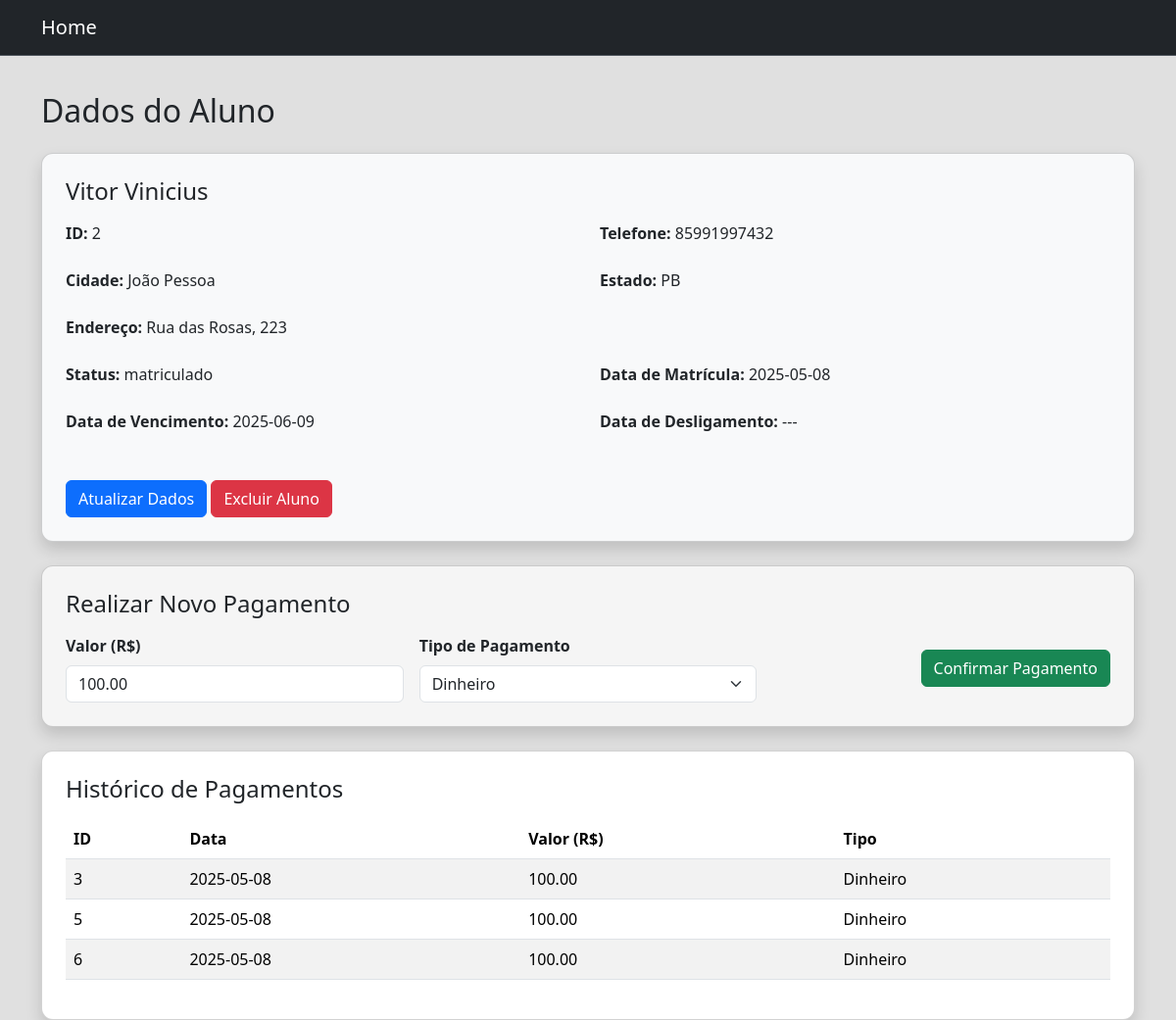
The app's page /aluno/2 with its own data.
### tables this page shows
CREATE TABLE alunos (id INTEGER PRIMARY KEY, 
                                                                    nome TEXT NOT NULL, 
                                                                    endereco TEXT NOT NULL,
                                                                    cidade TEXT NOT NULL,
                                                                    estado TEXT NOT NULL CHECK (LENGTH(estado) = 2),
                                                                    telefone TEXT NOT NULL UNIQUE,
                                                                    status TEXT NOT NULL,
                                                                    data_matricula DATE,
                                                                    data_vencimento DATE,
                                                                    data_desligamento DATE);

CREATE TABLE pagamentos(id_pagamentos INTEGER PRIMARY KEY,
                                                                        data_pagamento DATE NOT NULL,
                                                                        id_aluno INTEGER NOT NULL,
                                                                        valor_pagamento REAL NOT NULL,
                                                                        tipo_pagamento TEXT NOT NULL,
                                                                        FOREIGN KEY (id_aluno) REFERENCES alunos(id));

### app/views.py (the view, shortened to what this page needs)
@app.route("/aluno/<int:id>", methods=["GET"])
def dados_aluno(id):
    alunos = db.listar_alunos()
    for a in alunos:
        if a[0] == id:
            aluno = a
    pagamentos = db.listar_pagamentos(id)
    return render_template('aluno.html', title = "Dados do Aluno", aluno = aluno, pagamentos = pagamentos)

### app/models.py (called while the page is built)
    def abrir_conexao(self):
        try:
            self.connect = sqlite3.connect("database.db")
        except sqlite3.Error as erro:
            print(f"Ocorreu um erro ao abrir o banco de dodos {erro}")

    def fechar_conexao(self):
        try:
            self.connect.close()
            print("Banco foi fechado com sucesso")
        except sqlite3.Error as erro:
            print(f"falha ao fechar o banco {erro}")

    def listar_alunos(self):
        self.abrir_conexao()
        select_query = """ SELECT * FROM alunos """
        alunos = []
        try:
            cursor = self.connect.cursor()
            cursor.execute(select_query)
            alunos = cursor.fetchall()
        except sqlite3.Error as erro:
             print(f"falha ao listar os dados{erro}")
        finally:
            if self.connect:
                cursor.close()
                self.fechar_conexao()
            return alunos

    def listar_pagamentos(self, id_aluno):
        self.abrir_conexao()
        select_query = """ SELECT * FROM pagamentos WHERE id_aluno = ?"""
        pagamentos = []
        try:
            cursor = self.connect.cursor()
            cursor.execute(select_query, (id_aluno,))
            pagamentos = cursor.fetchall()
        except sqlite3.Error as erro:
            print(f"Erro ao listar pagamentos: {erro}")
        finally:
            if self.connect:
                cursor.close()
                self.fechar_conexao()
            return pagamentos

### app/templates/aluno.html (shortened to what this page needs)
{% extends 'layout.html' %}
{% block content %}
<div class="container mt-4">
    <h2 class="mb-4">Dados do Aluno</h2>
    <div class="card shadow p-4 mb-4 bg-light">
        <h4 class="card-title mb-3">{{ aluno[1] }}</h4>
        <div class="row mb-2">
            <div class="col-md-6">
                <p><strong>ID:</strong> {{ aluno[0] }}</p>
            </div>
            <div class="col-md-6">
                <p><strong>Telefone:</strong> {{ aluno[5] }}</p>
            </div>
        </div>
        <div class="row mb-2">
            <div class="col-md-6">
                <p><strong>Cidade:</strong> {{ aluno[3] }}</p>
            </div>
            <div class="col-md-6">
                <p><strong>Estado:</strong> {{ aluno[4] }}</p>
            </div>
        </div>
        <div class="row mb-2">
            <div class="col-md-12">
                <p><strong>Endereço:</strong> {{ aluno[2] }}</p>
            </div>
        </div>
        <div class="row mb-2">
            <div class="col-md-6">
                <p><strong>Status:</strong> {{ aluno[6] }}</p>
            </div>
            <div class="col-md-6">
                <p><strong>Data de Matrícula:</strong> {{ aluno[7] or '---' }}</p>
            </div>
        </div>
        <div class="row mb-2">
            <div class="col-md-6">
                <p><strong>Data de Vencimento:</strong> {{ aluno[8] or '---' }}</p>
            </div>
            <div class="col-md-6">
                <p><strong>Data de Desligamento:</strong> {{ aluno[9] or '---' }}</p>
            </div>
        </div>
        <div class="mt-4">
            <a href="{{ url_for('atualizar_dados_aluno', id=aluno[0]) }}" class="btn btn-primary">Atualizar Dados</a>
            <a href="" class="btn btn-danger" data-bs-target="#deletar" data-bs-toggle="modal">
                Excluir Aluno
            </a>
        </div>
    </div>
    <div class="card shadow p-4 mb-4">
        <h4 class="mb-3">Realizar Novo Pagamento</h4>
        <form action="{{ url_for('novo_pagamento', id=aluno[0]) }}" method="POST">
            <div class="row g-3 align-items-center">
                <div class="col-md-4">
                    <label for="valor" class="form-label"><strong>Valor (R$)</strong></label>
                    <input type="number" name="valor" id="valor" class="form-control" value="100.00" readonly>
                </div>
                <div class="col-md-4">
                    <label for="tipo" class="form-label"><strong>Tipo de Pagamento</strong></label>
                    <select name="tipo" id="tipo" class="form-select" required>
                        <option value="Dinheiro">Dinheiro</option>
                    </select>
                </div>
                <div class="col-md-4 d-flex align-items-end justify-content-end">
                    <button type="button" class="btn btn-success" data-bs-toggle="modal" data-bs-target="#meuModal">Confirmar Pagamento</button>
                </div>
            </div>
        </form>
    </div>
    <div class="card shadow p-4 bg-white">
        <h4 class="mb-3">Histórico de Pagamentos</h4>
        {% if pagamentos %}
            <table class="table table-striped">
                <thead>
                    <tr>
                        <th>ID</th>
                        <th>Data</th>
                        <th>Valor (R$)</th>
                        <th>Tipo</th>
                    </tr>
                </thead>
                <tbody>
                    {% for p in pagamentos %}
                    <tr>
                        <td>{{ p[0] }}</td>
                        <td>{{ p[1] }}</td>
                        <td>{{ "%.2f"|format(p[3]) }}</td>
                        <td>{{ p[4] }}</td>
                    </tr>
                    {% endfor %}
                </tbody>
            </table>
        {% else %}
            <p>Sem pagamentos registrados ainda.</p>
        {% endif %}
    </div>
</div>
{% endblock %}

### app/templates/layout.html (style rules this page uses)
body { background-color: #e0e0e0; padding-top: 70px }
.card { background-color: #f5f5f5; border-radius: 12px; box-shadow: 0 4px 8px rgba(0,0,0,0.1); }

### records on screen
alunos: nome "Vitor Vinicius", id "2", telefone "85991997432", cidade "João Pessoa", estado "PB", endereco "Rua das Rosas, 223", status "matriculado", data_matricula "2025-05-08", data_vencimento "2025-06-09"
pagamentos: id_pagamentos "3", data_pagamento "2025-05-08", valor_pagamento "100.00", tipo_pagamento "Dinheiro"
pagamentos: id_pagamentos "5", data_pagamento "2025-05-08", valor_pagamento "100.00", tipo_pagamento "Dinheiro"
pagamentos: id_pagamentos "6", data_pagamento "2025-05-08", valor_pagamento "100.00", tipo_pagamento "Dinheiro"

### other values on screen
{{ aluno[9] or '---' }} "---"
